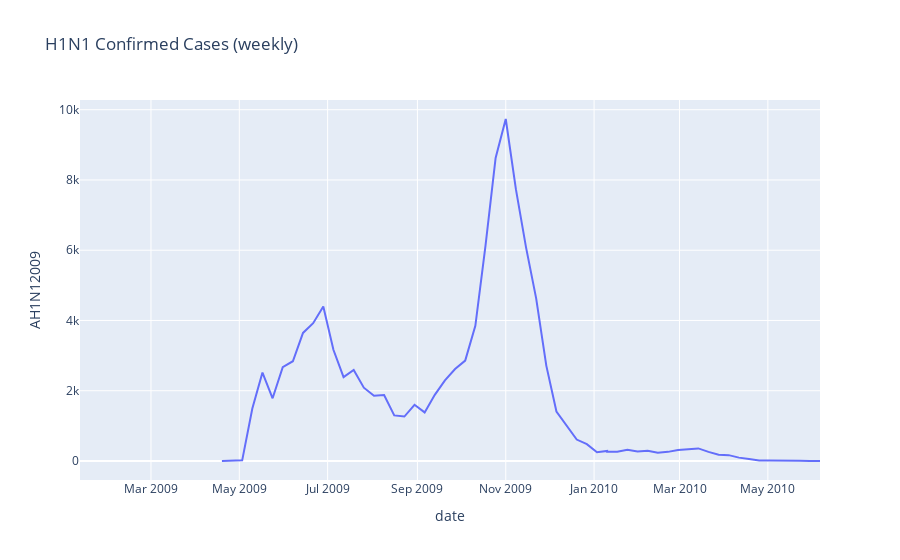

Notebook cell for this chart:
### Code cell
# Plotting the weekly H1N1 cases 
fig = px.line(df_report, x="date", y="AH1N12009", title='H1N1 Confirmed Cases (weekly)')
fig.show()
